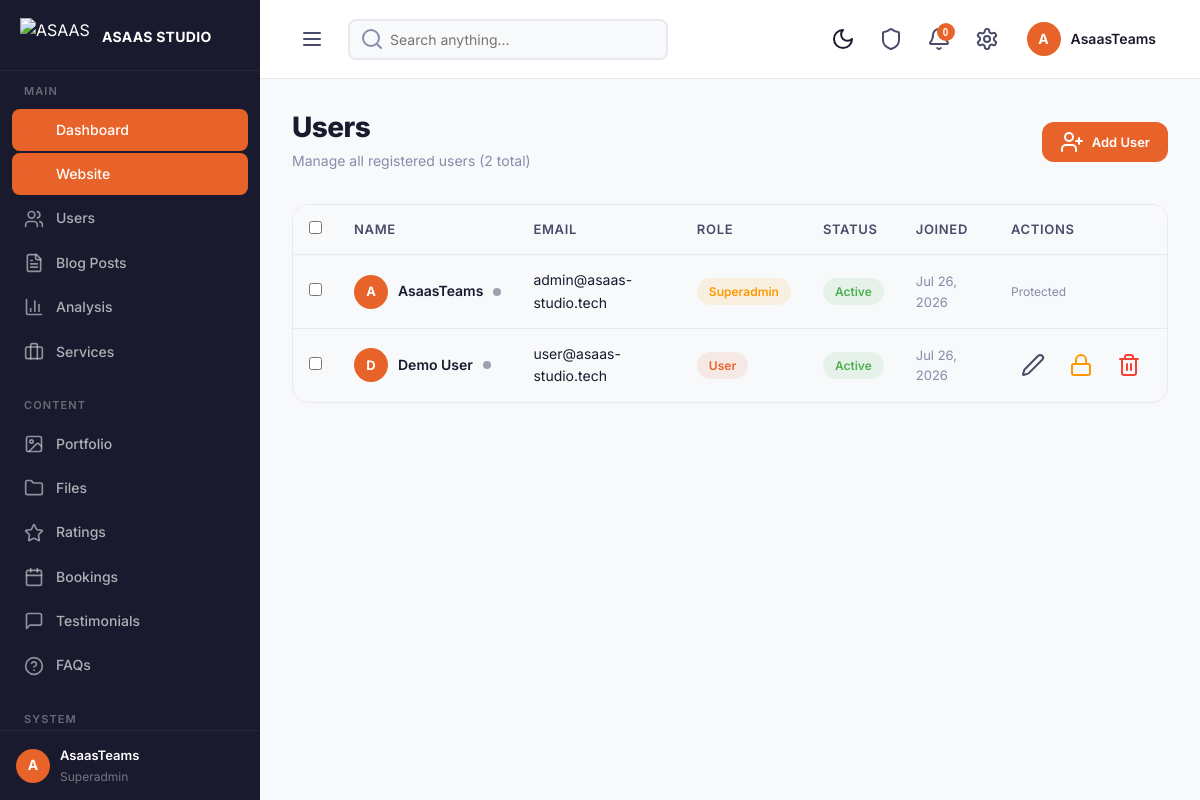
The page /admin/users.php (signed in) on the database its author committed.
### tables this page shows
CREATE TABLE users (
    id INT PRIMARY KEY AUTO_INCREMENT,
    name VARCHAR(100) NOT NULL,
    username VARCHAR(100) DEFAULT NULL UNIQUE,
    email VARCHAR(255) NOT NULL UNIQUE,
    password VARCHAR(255) NOT NULL,
    avatar VARCHAR(500) DEFAULT NULL,
    phone VARCHAR(20) DEFAULT NULL,
    company VARCHAR(255) DEFAULT NULL,
    bio TEXT DEFAULT NULL,
    role ENUM('user', 'admin', 'superadmin') DEFAULT 'user',
    status ENUM('active', 'inactive', 'banned') DEFAULT 'active',
    email_verified_at DATETIME DEFAULT NULL,
    last_login DATETIME DEFAULT NULL,
    last_activity DATETIME DEFAULT NULL,
    login_attempts INT DEFAULT 0,
    locked_until DATETIME DEFAULT NULL,
    created_at TIMESTAMP DEFAULT CURRENT_TIMESTAMP,
    updated_at TIMESTAMP DEFAULT CURRENT_TIMESTAMP ON UPDATE CURRENT_TIMESTAMP,
    INDEX idx_email (email),
    INDEX idx_username (username),
    INDEX idx_role (role),
    INDEX idx_status (status)
);

### config/functions.php (called while the page is built, shortened)
<?php
function isOnline($lastActivity) {
    if (empty($lastActivity)) return false;
    $diff = time() - strtotime($lastActivity);
    return $diff < 300;
}
function formatDate($datetime, $format = 'M j, Y') {
    return date($format, strtotime($datetime));
}

### admin/users.php (the view, shortened to what this page needs)
<?php require_once __DIR__ . '/../config/functions.php'; startSession(); requireAdmin(); $pageTitle = 'Users'; require __DIR__ . '/../includes/admin-header.php';
$db = Database::getInstance()->getConnection();
$users = $db->query("SELECT * FROM users ORDER BY created_at DESC")->fetchAll();
?>
<div class="page-header fade-in-up">
    <div>
        <h1 class="page-title">Users</h1>
        <p class="page-subtitle">Manage all registered users (<?= count($users) ?> total)</p>
    </div>
    <div class="page-actions">
        <button class="btn btn-primary btn-sm" onclick="openModal('addUserModal')"><i data-lucide="user-plus" size="16"></i> Add User</button>
    </div>
</div>
<div class="table-container reveal">
    <table class="table">
        <thead>
            <tr><th style="width:40px"><input type="checkbox" data-select-all="users-table"></th><th>Name</th><th>Email</th><th>Role</th><th>Status</th><th>Joined</th><th>Actions</th></tr>
        </thead>
        <tbody id="users-table">
            <?php foreach ($users as $u): ?>
                <tr>
                    <td><input type="checkbox"></td>
                    <td>
                        <div style="display:flex;align-items:center;gap:10px">
                            <?php $avatarUrl = !empty($u['avatar']) ? BASE_URL . $u['avatar'] : ''; ?>
                            <div style="width:34px;height:34px;border-radius:50%;background:var(--primary);display:flex;align-items:center;justify-content:center;color:white;font-weight:700;font-size:13px;overflow:hidden;flex-shrink:0;<?= $avatarUrl ? 'background:none' : '' ?>">
                                <?php if ($avatarUrl): ?>
                                    <img src="<?= $avatarUrl ?>" alt="Avatar" style="width:100%;height:100%;object-fit:cover">
                                <?php else: ?>
                                    <?= strtoupper($u['name'][0]) ?>
                                <?php endif; ?>
                            </div>
                            <span style="font-weight:600"><?= htmlspecialchars($u['name']) ?></span>
                            <span style="width:8px;height:8px;border-radius:50%;display:inline-block;flex-shrink:0;background:<?= isOnline($u['last_activity'] ?? '') ? '#22c55e' : '#9ca3af' ?>"></span>
                        </div>
                    </td>
                    <td><?= htmlspecialchars($u['email']) ?></td>
                    <td><span class="badge badge-<?= $u['role'] === 'superadmin' ? 'warning' : ($u['role'] === 'admin' ? 'info' : 'primary') ?>"><?= ucfirst($u['role']) ?></span></td>
                    <td>
                        <?php if ($u['status'] === 'active'): ?>
                            <span class="badge badge-success">Active</span>
                        <?php elseif ($u['status'] === 'banned'): ?>
                            <span class="badge badge-error">Banned</span>
                        <?php else: ?>
                            <span class="badge" style="background:var(--bg-gray);color:var(--text-muted)">Inactive</span>
                        <?php endif; ?>
                    </td>
                    <td style="color:var(--text-muted);font-size:13px"><?= formatDate($u['created_at']) ?></td>
                    <td>
                        <div style="display:flex;gap:4px">
                            <?php if ($u['role'] !== 'superadmin'): ?>
                                <button class="btn btn-ghost btn-icon btn-sm" title="Edit" onclick="editUser(<?= $u['id'] ?>, '<?= htmlspecialchars($u['name'], ENT_QUOTES) ?>', '<?= htmlspecialchars($u['username'], ENT_QUOTES) ?>', '<?= htmlspecialchars($u['email'], ENT_QUOTES) ?>', '<?= $u['role'] ?>', '<?= $u['status'] ?>')"><i data-lucide="edit-2" size="14"></i></button>
                                <?php if ($u['status'] === 'banned'): ?>
                                    <form method="POST" style="display:inline" onsubmit="return confirm('Unblock this user?')">
                                        <input type="hidden" name="csrf_token" value="<?= getCSRFToken() ?>">
                                        <input type="hidden" name="user_action" value="unblock">
                                        <input type="hidden" name="user_id" value="<?= $u['id'] ?>">
                                        <button type="submit" class="btn btn-ghost btn-icon btn-sm" title="Unblock" style="color:#4CAF50;border:none;cursor:pointer;background:none"><i data-lucide="unlock" size="14"></i></button>
                                    </form>
                                <?php else: ?>
                                    <form method="POST" style="display:inline" onsubmit="return confirm('Block this user?')">
                                        <button type="submit" class="btn btn-ghost btn-icon btn-sm" title="Block" style="color:#FF9800;border:none;cursor:pointer;background:none"><i data-lucide="lock" size="14"></i></button>
                                    </form>
                                <?php endif; ?>
                                <form method="POST" style="display:inline" onsubmit="return confirm('Delete this user? This cannot be undone.')">
                                    <button type="submit" class="btn btn-ghost btn-icon btn-sm" title="Delete" style="color:#F44336;border:none;cursor:pointer;background:none"><i data-lucide="trash-2" size="14"></i></button>
                                </form>
                            <?php else: ?>
                                <span style="color:var(--text-muted);font-size:12px">Protected</span>
                            <?php endif; ?>
                        </div>
                    </td>
                </tr>
            <?php endforeach; ?>
        </tbody>
    </table>
</div>
</body></html>

### assets/css/main.css (style rules this page uses)
:root { --primary: #E8632A; --primary-dark: #d4551f; --primary-light: #f07840; --primary-alpha: rgba(232, 99, 42, 0.1); --primary-alpha-2: rgba(232, 99, 42, 0.2); --bg-white: #ffffff; --bg-light: #f8f9fb; --bg-gray: #f1f3f5; --bg-dark: #1a1a2e; --bg-darker: #0f0f1a; --text-primary: #1a1a2e; --text-secondary: #4a4a6a; --text-muted: #8a8aaa; --text-light: #b0b0c8; --text-white: #ffffff; --border: #e8e8f0; --border-dark: #d0d0e0; --shadow-sm: 0 2px 8px rgba(0,0,0,0.06); --shadow-md: 0 4px 20px rgba(0,0,0,0.08); --shadow-lg: 0 8px 40px rgba(0,0,0,0.12); --shadow-xl: 0 16px 60px rgba(0,0,0,0.15); --radius-sm: 8px; --radius-md: 12px; --radius-lg: 16px; --radius-xl: 24px; --font-family: 'Inter', -apple-system, BlinkMacSystemFont, sans-serif; --transition: 0.3s ease; --max-width: 1200px; --header-height: 80px; --sidebar-width: 260px; --sidebar-collapsed: 72px; }
*, *::before, *::after { margin: 0; padding: 0; box-sizing: border-box; }
html { scroll-behavior: smooth; -webkit-font-smoothing: antialiased; -moz-osx-font-smoothing: grayscale; }
body { font-family: var(--font-family); font-size: 16px; line-height: 1.6; color: var(--text-primary); background: var(--bg-white); overflow-x: hidden; }
h1, h2, h3, h4, h5, h6 { font-weight: 700; line-height: 1.2; color: var(--text-primary); }
h1 { font-size: clamp(2.5rem, 5vw, 4.5rem); letter-spacing: -0.02em; }
p { color: var(--text-secondary); line-height: 1.7; }
.btn { display: inline-flex; align-items: center; gap: 8px; padding: 12px 28px; border: none; border-radius: var(--radius-md); font-family: var(--font-family); font-size: 15px; font-weight: 600; cursor: pointer; transition: all var(--transition); text-decoration: none; line-height: 1.4; position: relative; overflow: hidden; }
.btn-primary { background: var(--primary); color: white; }
.btn-ghost { background: transparent; color: var(--text-secondary); }
.btn-sm { padding: 8px 18px; font-size: 13px; }
.btn-icon { width: 44px; height: 44px; padding: 0; display: flex; align-items: center; justify-content: center; border-radius: var(--radius-sm); }
.badge { display: inline-flex; align-items: center; padding: 4px 12px; border-radius: 50px; font-size: 12px; font-weight: 600; gap: 4px; }
.badge-primary { background: var(--primary-alpha); color: var(--primary); }
.badge-success { background: rgba(76, 175, 80, 0.1); color: #4CAF50; }
.badge-warning { background: rgba(255, 152, 0, 0.1); color: #FF9800; }
.table-container { overflow-x: auto; border-radius: var(--radius-lg); border: 1px solid var(--border); }
.table { width: 100%; border-collapse: collapse; }
.table th { background: var(--bg-light); padding: 14px 16px; text-align: left; font-size: 13px; font-weight: 600; color: var(--text-secondary); text-transform: uppercase; letter-spacing: 0.05em; border-bottom: 1px solid var(--border); }
.table td { padding: 14px 16px; font-size: 14px; color: var(--text-primary); border-bottom: 1px solid var(--border); }
.table tr:last-child td { border-bottom: none; }

### assets/css/admin.css (style rules this page uses)
.page-header { display: flex; align-items: center; justify-content: space-between; margin-bottom: 32px; }
.page-title { font-size: 28px; font-weight: 800; }
.page-subtitle { font-size: 14px; color: var(--text-muted); margin-top: 4px; }
.page-actions { display: flex; gap: 12px; }

### assets/css/animations.css (style rules this page uses)
.fade-in-up { opacity: 0; transform: translateY(40px); animation: fadeInUp 0.8s ease forwards; }
.btn { position: relative; overflow: hidden; transition: all 0.3s ease; }
.btn::after { content: ''; position: absolute; top: 50%; left: 50%; width: 0; height: 0; border-radius: 50%; background: rgba(255,255,255,0.2); transition: width 0.6s ease, height 0.6s ease, top 0.6s ease, left 0.6s ease; }
.reveal { opacity: 0; transform: translateY(40px); transition: opacity 0.8s ease, transform 0.8s ease; }
.reveal.visible { opacity: 1; transform: translateY(0); }

### includes/admin-header.php (style rules this page uses)
:root { --bg-dark: #1a1a2e; --bg-white: #ffffff; --bg-light: #f8f9fb; --bg-gray: #f0f1f5; --border: #e8e8f0; --border-dark: #d0d0e0; --text-primary: #1a1a2e; --text-secondary: #4a4a6a; --text-muted: #8a8aaa; --shadow-sm: 0 2px 8px rgba(0,0,0,0.06); --shadow-md: 0 4px 20px rgba(0,0,0,0.08); --shadow-lg: 0 8px 40px rgba(0,0,0,0.12); --transition: 0.3s ease; }
body { transition: background .3s ease, color .3s ease }

### rows shown on the page
users: name "A", name "AsaasTeams", email "admin@asaas-studio.tech", role "Superadmin", status "Active", created_at "Jul 26, 2026", shows "Protected"
users: name "D", name "Demo User", email "user@asaas-studio.tech", role "User", status "Active", created_at "Jul 26, 2026"

### other values the page prints
APP_NAME "ASAAS STUDIO"
$adminAvatarLetter "A"
getCurrentUserName() "AsaasTeams"
getCurrentUserRole() "Superadmin"
getUnreadNotificationCount(getCurrentUserId()) "0"
getCurrentUserName()[0] "A"
count($users) "2"
